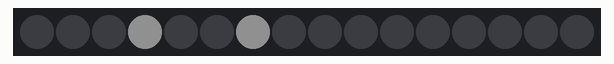
Bench run of a sketch on a simulated Arduino Uno, built with avr-gcc and run on an emulated ATmega328P. Shown: 16 RGB LEDs in strip order, left to right. Dim RGB values are drawn brighter than linear.

Above: at 0.01 s.
At 5.49 s:
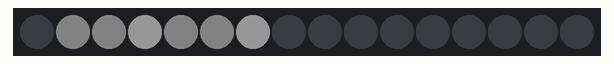

Measured:
- by itself, everything shown: repeats every 5.0 s, in 64 steps

The sketch:

SketchTLC5940v2fade.ino
```cpp
/*
    Basic Pin setup:
    ------------                                  ---u----
    ARDUINO   13|-> SCLK (pin 25)           OUT1 |1     28| OUT channel 0
              12|                           OUT2 |2     27|-> GND (VPRG)
              11|-> SIN (pin 26)            OUT3 |3     26|-> SIN (pin 11)
              10|-> BLANK (pin 23)          OUT4 |4     25|-> SCLK (pin 13)
               9|-> XLAT (pin 24)             .  |5     24|-> XLAT (pin 9)
               8|                             .  |6     23|-> BLANK (pin 10)
               7|                             .  |7     22|-> GND
               6|                             .  |8     21|-> VCC (+5V)
               5|                             .  |9     20|-> 2K Resistor -> GND
               4|                             .  |10    19|-> +5V (DCPRG)
               3|-> GSCLK (pin 18)            .  |11    18|-> GSCLK (pin 3)
               2|                             .  |12    17|-> SOUT
               1|                             .  |13    16|-> XERR
               0|                           OUT14|14    15| OUT channel 15
    ------------                                  --------

    -  Put the longer leg (anode) of the LEDs in the +5V and the shorter leg
         (cathode) in OUT(0-15).
    -  +5V from Arduino -> TLC pin 21 and 19     (VCC and DCPRG)
    -  GND from Arduino -> TLC pin 22 and 27     (GND and VPRG)
    -  digital 3        -> TLC pin 18            (GSCLK)
    -  digital 9        -> TLC pin 24            (XLAT)
    -  digital 10       -> TLC pin 23            (BLANK)
    -  digital 11       -> TLC pin 26            (SIN)
    -  digital 13       -> TLC pin 25            (SCLK)
    -  The 2K resistor between TLC pin 20 and GND will let ~20mA through each
       LED.  To be precise, it's I = 39.06 / R (in ohms).  This doesn't depend
       on the LED driving voltage.
    - (Optional): put a pull-up resistor (~10k) between +5V and BLANK so that
                  all the LEDs will turn off when the Arduino is reset.

    If you are daisy-chaining more than one TLC, connect the SOUT of the first
    TLC to the SIN of the next.  All the other pins should just be connected
    together:
        BLANK on Arduino -> BLANK of TLC1 -> BLANK of TLC2 -> ...
        XLAT on Arduino  -> XLAT of TLC1  -> XLAT of TLC2  -> ...
    The one exception is that each TLC needs it's own resistor between pin 20
    and GND.

    This library uses the PWM output ability of digital pins 3, 9, 10, and 11.
    Do not use analogWrite(...) on these pins.

    This sketch does the Knight Rider strobe across a line of LEDs.

    Alex Leone <acleone ~AT~ gmail.com>, 2009-02-03 */

#include "Tlc5940.h"

int red=0;
int green=0;
int blue=255;
int brightness = 0;    // how bright the LED is
int fadeAmount = 16;    // how many points to fade the LED by

void setup()
{
  /* Call Tlc.init() to setup the tlc.
     You can optionally pass an initial PWM value (0 - 4095) for all channels.*/
  Tlc.init();


   Serial.begin(9600);
}

/* This loop will create a Knight Rider-like effect if you have LEDs plugged
   into all the TLC outputs.  NUM_TLCS is defined in "tlc_config.h" in the
   library folder.  After editing tlc_config.h for your setup, delete the
   Tlc5940.o file to save the changes. */

void loop()
{


    /* Tlc.clear() sets all the grayscale values to zero, but does not send
       them to the TLCs.  To actually send the data, call Tlc.update() */
    Tlc.clear();
    if (Serial.available() >= 3){
      red = Serial.read();
      green= Serial.read();
      blue = Serial.read();
      brightness=0;


      Tlc.set(1, green);
      Tlc.set(2, red);
      Tlc.set(3, blue);

      Tlc.set(4, green);
      Tlc.set(5, red);
      Tlc.set(6, blue);

      Tlc.update();
    }
  brightness = brightness + fadeAmount;

  // reverse the direction of the fading at the ends of the fade:
  if (brightness == 0 || brightness == 512) {
    fadeAmount = -fadeAmount ;
  }

  Tlc.set(1, red+brightness);
  Tlc.set(2, green+brightness);
  Tlc.set(3, blue+brightness);
  Tlc.set(4, red+brightness);
  Tlc.set(5, green+brightness);
  Tlc.set(6, blue+brightness);
  Tlc.update();


    delay(75);
  }
```
